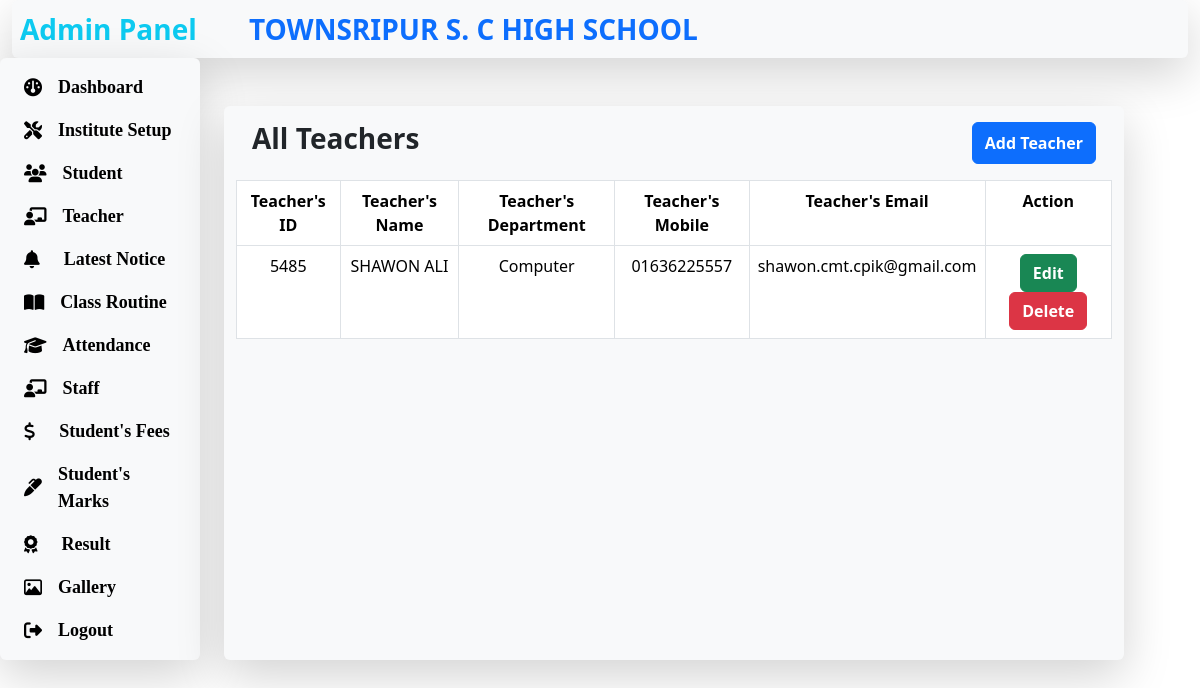
Page /teacher.php on the committed database.
### tables this page shows
CREATE TABLE `teacher` (
  `teachers_id` int(20) NOT NULL,
  `teachers_name` varchar(255) NOT NULL,
  `teachers_department` varchar(255) NOT NULL,
  `teachers_mobile` varchar(255) NOT NULL,
  `teachers_email` varchar(255) NOT NULL
);

### teacher.php (the view, shortened to what this page needs)
<?php
    include("database.php");
?>
<!DOCTYPE html>
<html lang="en">
<head>
    <link rel="stylesheet" href="https://cdnjs.cloudflare.com/ajax/libs/font-awesome/6.4.2/css/all.min.css">
    <link href="https://cdn.jsdelivr.net/npm/bootstrap@5.3.2/dist/css/bootstrap.min.css" rel="stylesheet">
</head>
<body>
<div class="container-fluid">
    <div class="shadow-lg p-2 bg-body-tertiary rounded">
        <span class="fs-3 fw-bold text-info">Admin Panel</span>
        <span class="fs-3 fw-bold ms-5 text-primary">TOWNSRIPUR S. C HIGH SCHOOL</span>
    </div>
</div>
<div class="container-fluid">
    <div class="row">
        <div class="col-2 shadow-lg p-2 bg-body-tertiary rounded">
            <ul class="nav d-block">
            <li class="nav-item">
                    <a class="nav-link" href="dashboard.php">
                    <i class="fa-solid fa-gauge"></i>
                    <span class="ms-3">Dashboard</span>
                    </a>
                </li>
                <li class="nav-item">
                    <a class="nav-link" href="institute_setup.php">
                    <i class="fa-solid fa-screwdriver-wrench"></i>
                    <span class="ms-3">Institute Setup</span>
                    </a>
                </li>
                <li class="nav-item">
                    <a class="nav-link" href="student.php">
                    <i class="fa-solid fa-users"></i>
                    <span class="ms-3">Student</span>
                    </a>
                </li>
                <li class="nav-item">
                    <a class="nav-link" href="teacher.php">
                    <i class="fa-solid fa-chalkboard-user"></i>
                    <span class="ms-3">Teacher</span>
                    </a>
                </li>
                <li class="nav-item">
                    <a class="nav-link" href="latest_notice.php">
                    <i class="fa-solid fa-bell"></i>
                    <span class="ms-4">Latest Notice</span>
                    </a>
                </li>
                <li class="nav-item">
                    <a class="nav-link" href="#">
                    <i class="fa-solid fa-book-open"></i>
                    <span class="ms-3">Class Routine</span>
                    </a>
                </li>
                <li class="nav-item">
                    <a class="nav-link" href="#">
                    <i class="fa-solid fa-graduation-cap"></i>
                    <span class="ms-3">Attendance</span>
                    </a>
                </li>
                <li class="nav-item">
                    <a class="nav-link" href="#">
                    <i class="fa-solid fa-chalkboard-user"></i>
                    <span class="ms-3">Staff</span>
                    </a>
                </li>
                <li class="nav-item">
                    <a class="nav-link" href="#">
                    <i class="fa-solid fa-dollar-sign"></i>
                    <span class="ms-4">Student's Fees</span>
                    </a>
                </li>
                <li class="nav-item">
                    <a class="nav-link" href="#">
                    <i class="fa-solid fa-marker"></i>
                    <span class="ms-3">Student's Marks</span>
                    </a>
                </li>
                <li class="nav-item">
                    <a class="nav-link" href="#">
                    <i class="fa-solid fa-award"></i>
                    <span class="ms-4">Result</span>
                    </a>
                </li>
                <li class="nav-item">
                    <a class="nav-link" href="#">
                    <i class="fa-regular fa-image"></i>
                    <span class="ms-3">Gallery</span>
                    </a>
                </li>
                <li class="nav-item">
                    <a class="nav-link" href="logout.php">
                    <i class="fa-solid fa-right-from-bracket"></i>
                    <span class="ms-3">Logout</span>
                    </a>
                </li>
            </ul>
        </div>
        <div class="col-9 mt-5 ms-4 shadow-lg bg-body-tertiary rounded">
            <div class="d-flex justify-content-between m-3">
                <h3 class="fw-bold">All Teachers</h3>
                <button type="button" class="btn btn-primary fw-bold" data-bs-toggle="modal" data-bs-target="#exampleModal">Add Teacher</button>
            </div>
            <table class="table table-bordered text-center ">
                <tr>
                    <th>Teacher's ID</th>
                    <th>Teacher's Name</th>
                    <th>Teacher's Department</th>
                    <th>Teacher's Mobile</th>
                    <th>Teacher's Email</th>
                    <th>Action</th>
                </tr>
                <?php
                    $sql = "SELECT * FROM teacher";
                    $result = mysqli_query($conn, $sql);
                    if(!$result){
                        die("SQL Statement Wrong");
                    }
                    else{
                        while($row = mysqli_fetch_assoc($result)){
                            ?>
                            <tr>
                                <td><?php echo $row['teachers_id']; ?></td>
                                <td><?php echo $row['teachers_name']; ?></td>
                                <td><?php echo $row['teachers_department']; ?></td>
                                <td><?php echo $row['teachers_mobile']; ?></td>
                                <td><?php echo $row['teachers_email']; ?></td>
                                <td>
                                    <a href="update_teacher.php?teachers_id=<?php echo $row['teachers_id'];?>" class="btn btn-success fw-bold">Edit</a>
                                    <a href="delete_teacher.php?teachers_id=<?php echo $row['teachers_id'];?>" class="btn btn-danger fw-bold">Delete</a>
                                </td>
                            </tr>
                            <?php
                        }
                    }
                ?>
            </table>
        </div>
    </div>
</div>
  </body>
</html>

### teacher.php (style rules this page uses)
ul { list-style-type: none; }
.nav-link { color: black; font-family: Cambria, Cochin, Georgia, Times, 'Times New Roman', serif; font-size: 18px; font-weight: bold; display: flex; align-items: center; }

### rows in the picture
teacher: teachers_id "5485", teachers_name "SHAWON ALI", teachers_department "Computer", teachers_mobile "01636225557", teachers_email "shawon.cmt.cpik@gmail.com"
